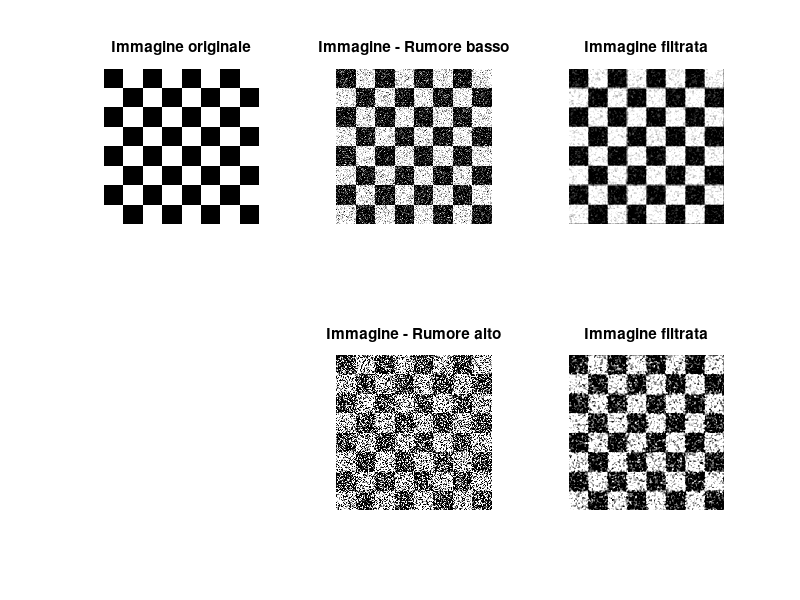

Recreate this plot in MATLAB.
%%%%%%%%%%%%%%%%%%%%%%%%%%%%%%%%%%%%%%%%%%%%%%%%%%%%%%%%%%%%%%%%%%%%%%%%%%%
% ESERCIZIO: 2.1 (b)
% AUTORE:    Amos Cappellaro
% MATRICOLA: 134059
%
% Effettuare il filtraggio delle due immagini con rumore (non dell?immagine
% sorgente!) tramite filtro di media (average) con maschera 3x3. 
% Visualizzare:
% 1) Immagine sorgente; con rumore basso; filtrata;
% 2) Immagine sorgente; con rumore alto; filtrata.
%%%%%%%%%%%%%%%%%%%%%%%%%%%%%%%%%%%%%%%%%%%%%%%%%%%%%%%%%%%%%%%%%%%%%%%%%%%

figure('Name','Esercizio 2.1 (b)','NumberTitle','off');

scacchi = (checkerboard(32) > 0.5);

noise01 = imnoise(double(scacchi),'gaussian',0,0.1);
noise1 = imnoise(double(scacchi),'gaussian',0,1);

avg = fspecial('average',3); 
filtrata01 = imfilter(noise01,avg); 
filtrata1 = imfilter(noise1,avg);

subplot(2,3,1), imshow(scacchi, 'InitialMagnification', 'fit'), title('Immagine originale'); 

subplot(2,3,2), imshow(noise01, 'InitialMagnification', 'fit'), title('Immagine - Rumore basso');
subplot(2,3,3), imshow(filtrata01, 'InitialMagnification', 'fit'), title('Immagine filtrata'); 
subplot(2,3,5), imshow(noise1, 'InitialMagnification', 'fit'), title('Immagine - Rumore alto');
subplot(2,3,6), imshow(filtrata1, 'InitialMagnification', 'fit'), title('Immagine filtrata');

%%%%%%%%%%%%%%%%%%%%%%%%%%%%%%%%%%%%%%%%%%%%%%%%%%%%%%%%%%%%%%%%%%%%%%%%%%%